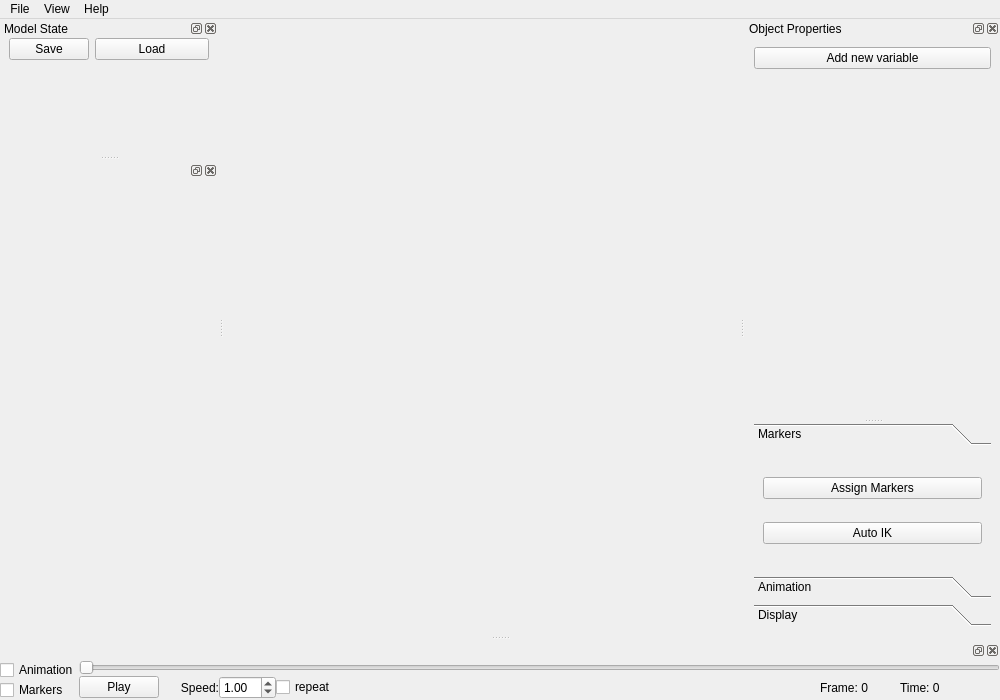
<?xml version="1.0" encoding="UTF-8"?>
<ui version="4.0">
 <class>PuppeteerMainWindow</class>
 <widget class="QMainWindow" name="PuppeteerMainWindow">
  <property name="geometry">
   <rect>
    <x>0</x>
    <y>0</y>
    <width>1000</width>
    <height>700</height>
   </rect>
  </property>
  <property name="windowTitle">
   <string>Puppeteer</string>
  </property>
  <property name="statusTip">
   <string/>
  </property>
  <widget class="QWidget" name="centralwidget">
   <layout class="QVBoxLayout" name="verticalLayout_2" stretch="0">
    <property name="leftMargin">
     <number>0</number>
    </property>
    <property name="topMargin">
     <number>0</number>
    </property>
    <property name="rightMargin">
     <number>0</number>
    </property>
    <property name="bottomMargin">
     <number>0</number>
    </property>
    <item>
     <widget class="GLWidget" name="glWidget" native="true">
      <property name="enabled">
       <bool>true</bool>
      </property>
      <property name="minimumSize">
       <size>
        <width>300</width>
        <height>300</height>
       </size>
      </property>
      <property name="baseSize">
       <size>
        <width>0</width>
        <height>0</height>
       </size>
      </property>
     </widget>
    </item>
   </layout>
  </widget>
  <widget class="QMenuBar" name="menubar">
   <property name="geometry">
    <rect>
     <x>0</x>
     <y>0</y>
     <width>1000</width>
     <height>20</height>
    </rect>
   </property>
   <widget class="QMenu" name="menuFile">
    <property name="title">
     <string>File</string>
    </property>
    <addaction name="actionLoadModel"/>
    <addaction name="actionLoadMotionCaptureData"/>
    <addaction name="actionSaveModel"/>
    <addaction name="actionSaveModelAs"/>
    <addaction name="actionExportAnimationAsCSV"/>
    <addaction name="separator"/>
    <addaction name="actionQuit"/>
   </widget>
   <widget class="QMenu" name="menuControl_Panels">
    <property name="title">
     <string>View</string>
    </property>
    <addaction name="actionFrontView"/>
    <addaction name="actionSideView"/>
    <addaction name="actionTopView"/>
    <addaction name="actionToggleOrthographic"/>
    <addaction name="separator"/>
    <addaction name="actionToggleRenderSettings"/>
    <addaction name="actionToggleCameraControls"/>
    <addaction name="separator"/>
    <addaction name="actionToggleModelStateEditor"/>
    <addaction name="actionTogglePropertiesEditor"/>
    <addaction name="actionTrajectoryChart"/>
   </widget>
   <widget class="QMenu" name="menuHelp">
    <property name="title">
     <string>Help</string>
    </property>
    <addaction name="actionAbout"/>
   </widget>
   <addaction name="menuFile"/>
   <addaction name="menuControl_Panels"/>
   <addaction name="menuHelp"/>
  </widget>
  <widget class="QDockWidget" name="dockPropertiesEditor">
   <property name="sizePolicy">
    <sizepolicy hsizetype="Ignored" vsizetype="Ignored">
     <horstretch>0</horstretch>
     <verstretch>0</verstretch>
    </sizepolicy>
   </property>
   <property name="minimumSize">
    <size>
     <width>255</width>
     <height>444</height>
    </size>
   </property>
   <property name="maximumSize">
    <size>
     <width>524287</width>
     <height>524287</height>
    </size>
   </property>
   <property name="layoutDirection">
    <enum>Qt::LeftToRight</enum>
   </property>
   <property name="windowTitle">
    <string>Object Properties</string>
   </property>
   <attribute name="dockWidgetArea">
    <number>2</number>
   </attribute>
   <widget class="QWidget" name="dockWidgetContents_5">
    <property name="sizePolicy">
     <sizepolicy hsizetype="Preferred" vsizetype="Preferred">
      <horstretch>0</horstretch>
      <verstretch>0</verstretch>
     </sizepolicy>
    </property>
    <layout class="QGridLayout" name="gridLayout">
     <item row="0" column="0">
      <widget class="QSplitter" name="splitter">
       <property name="orientation">
        <enum>Qt::Vertical</enum>
       </property>
       <widget class="QWidget" name="verticalLayoutWidget">
        <layout class="QVBoxLayout" name="verticalLayout_3" stretch="0,100">
         <item>
          <widget class="QPushButton" name="addNewVariableButton">
           <property name="text">
            <string>Add new variable</string>
           </property>
          </widget>
         </item>
         <item>
          <widget class="QtTreePropertyBrowser" name="propertiesBrowser" native="true">
           <property name="enabled">
            <bool>true</bool>
           </property>
           <property name="sizePolicy">
            <sizepolicy hsizetype="Minimum" vsizetype="Ignored">
             <horstretch>0</horstretch>
             <verstretch>0</verstretch>
            </sizepolicy>
           </property>
           <property name="minimumSize">
            <size>
             <width>150</width>
             <height>250</height>
            </size>
           </property>
           <property name="maximumSize">
            <size>
             <width>16777215</width>
             <height>16777215</height>
            </size>
           </property>
           <property name="autoFillBackground">
            <bool>false</bool>
           </property>
          </widget>
         </item>
        </layout>
       </widget>
       <widget class="QWidget" name="verticalLayoutWidget_3">
        <layout class="QVBoxLayout" name="verticalLayout_5" stretch="100,0">
         <item>
          <widget class="QToolBox" name="toolBox">
           <property name="sizePolicy">
            <sizepolicy hsizetype="Preferred" vsizetype="Preferred">
             <horstretch>0</horstretch>
             <verstretch>100</verstretch>
            </sizepolicy>
           </property>
           <property name="minimumSize">
            <size>
             <width>0</width>
             <height>100</height>
            </size>
           </property>
           <property name="baseSize">
            <size>
             <width>0</width>
             <height>230</height>
            </size>
           </property>
           <property name="autoFillBackground">
            <bool>true</bool>
           </property>
           <property name="currentIndex">
            <number>0</number>
           </property>
           <widget class="QWidget" name="page_3">
            <property name="geometry">
             <rect>
              <x>0</x>
              <y>0</y>
              <width>235</width>
              <height>128</height>
             </rect>
            </property>
            <attribute name="label">
             <string>Markers</string>
            </attribute>
            <layout class="QGridLayout" name="gridLayout_4">
             <item row="0" column="1">
              <widget class="QPushButton" name="assignMarkersButton">
               <property name="text">
                <string>Assign Markers</string>
               </property>
              </widget>
             </item>
             <item row="1" column="1">
              <widget class="QPushButton" name="autoIKButton">
               <property name="text">
                <string>Auto IK</string>
               </property>
               <property name="checkable">
                <bool>true</bool>
               </property>
               <property name="checked">
                <bool>false</bool>
               </property>
              </widget>
             </item>
            </layout>
           </widget>
           <widget class="QWidget" name="page_4">
            <property name="geometry">
             <rect>
              <x>0</x>
              <y>0</y>
              <width>235</width>
              <height>128</height>
             </rect>
            </property>
            <attribute name="label">
             <string>Animation</string>
            </attribute>
            <layout class="QGridLayout" name="gridLayout_3">
             <item row="2" column="0">
              <widget class="QPushButton" name="loadAnimationButton">
               <property name="text">
                <string>Load</string>
               </property>
              </widget>
             </item>
             <item row="1" column="0" colspan="2">
              <widget class="QPushButton" name="fitAnimationButton">
               <property name="text">
                <string>Fit Animation</string>
               </property>
              </widget>
             </item>
             <item row="2" column="1">
              <widget class="QPushButton" name="saveAnimationButton">
               <property name="text">
                <string>Save</string>
               </property>
              </widget>
             </item>
            </layout>
           </widget>
           <widget class="QWidget" name="page">
            <property name="geometry">
             <rect>
              <x>0</x>
              <y>0</y>
              <width>221</width>
              <height>153</height>
             </rect>
            </property>
            <attribute name="label">
             <string>Display</string>
            </attribute>
            <layout class="QGridLayout" name="gridLayout_5">
             <item row="4" column="0">
              <widget class="QCheckBox" name="drawModelMarkersCheckBox">
               <property name="text">
                <string>Model Markers</string>
               </property>
              </widget>
             </item>
             <item row="8" column="0">
              <spacer name="verticalSpacer">
               <property name="orientation">
                <enum>Qt::Vertical</enum>
               </property>
               <property name="sizeHint" stdset="0">
                <size>
                 <width>20</width>
                 <height>40</height>
                </size>
               </property>
              </spacer>
             </item>
             <item row="1" column="0">
              <widget class="QCheckBox" name="drawBodySegmentsCheckBox">
               <property name="text">
                <string>Body Segments</string>
               </property>
               <property name="checked">
                <bool>true</bool>
               </property>
              </widget>
             </item>
             <item row="2" column="0">
              <widget class="QCheckBox" name="drawJointsCheckBox">
               <property name="text">
                <string>Joints</string>
               </property>
               <property name="checked">
                <bool>true</bool>
               </property>
              </widget>
             </item>
             <item row="0" column="0">
              <widget class="QCheckBox" name="drawMocapMarkersCheckBox">
               <property name="text">
                <string>Mocap Markers</string>
               </property>
               <property name="checked">
                <bool>true</bool>
               </property>
              </widget>
             </item>
             <item row="3" column="0">
              <widget class="QCheckBox" name="drawPointsCheckBox">
               <property name="text">
                <string>Points</string>
               </property>
               <property name="checked">
                <bool>true</bool>
               </property>
              </widget>
             </item>
            </layout>
           </widget>
          </widget>
         </item>
         <item>
          <spacer name="verticalSpacer_3">
           <property name="orientation">
            <enum>Qt::Vertical</enum>
           </property>
           <property name="sizeHint" stdset="0">
            <size>
             <width>20</width>
             <height>0</height>
            </size>
           </property>
          </spacer>
         </item>
        </layout>
       </widget>
      </widget>
     </item>
    </layout>
   </widget>
  </widget>
  <widget class="QDockWidget" name="dockWidgetSlider">
   <attribute name="dockWidgetArea">
    <number>8</number>
   </attribute>
   <widget class="QWidget" name="dockWidgetContents_2">
    <layout class="QVBoxLayout" name="verticalLayout_7">
     <property name="spacing">
      <number>0</number>
     </property>
     <property name="leftMargin">
      <number>0</number>
     </property>
     <property name="topMargin">
      <number>0</number>
     </property>
     <property name="rightMargin">
      <number>0</number>
     </property>
     <property name="bottomMargin">
      <number>0</number>
     </property>
     <item>
      <layout class="QHBoxLayout" name="horizontalLayout_2">
       <property name="spacing">
        <number>0</number>
       </property>
       <property name="sizeConstraint">
        <enum>QLayout::SetNoConstraint</enum>
       </property>
       <item>
        <layout class="QVBoxLayout" name="verticalLayout">
         <property name="spacing">
          <number>0</number>
         </property>
         <item>
          <widget class="QCheckBox" name="slideAnimationCheckBox">
           <property name="text">
            <string>Animation</string>
           </property>
           <property name="checked">
            <bool>false</bool>
           </property>
          </widget>
         </item>
         <item>
          <widget class="QCheckBox" name="slideMarkersCheckBox">
           <property name="text">
            <string>Markers</string>
           </property>
           <property name="checked">
            <bool>false</bool>
           </property>
          </widget>
         </item>
        </layout>
       </item>
       <item>
        <layout class="QGridLayout" name="gridLayout_2">
         <item row="0" column="0">
          <widget class="QSlider" name="captureFrameSlider">
           <property name="orientation">
            <enum>Qt::Horizontal</enum>
           </property>
          </widget>
         </item>
         <item row="1" column="0">
          <layout class="QHBoxLayout" name="horizontalLayout_4">
           <item>
            <widget class="QPushButton" name="toolButtonPlay">
             <property name="sizePolicy">
              <sizepolicy hsizetype="Minimum" vsizetype="Fixed">
               <horstretch>0</horstretch>
               <verstretch>0</verstretch>
              </sizepolicy>
             </property>
             <property name="text">
              <string>Play</string>
             </property>
             <property name="checkable">
              <bool>true</bool>
             </property>
             <property name="checked">
              <bool>false</bool>
             </property>
            </widget>
           </item>
           <item>
            <widget class="QLabel" name="label">
             <property name="minimumSize">
              <size>
               <width>60</width>
               <height>0</height>
              </size>
             </property>
             <property name="text">
              <string>Speed:</string>
             </property>
             <property name="alignment">
              <set>Qt::AlignRight|Qt::AlignTrailing|Qt::AlignVCenter</set>
             </property>
            </widget>
           </item>
           <item>
            <widget class="QDoubleSpinBox" name="playbackSpeedSpinBox">
             <property name="singleStep">
              <double>0.100000000000000</double>
             </property>
             <property name="value">
              <double>1.000000000000000</double>
             </property>
            </widget>
           </item>
           <item>
            <widget class="QCheckBox" name="repeatCheckBox">
             <property name="minimumSize">
              <size>
               <width>80</width>
               <height>0</height>
              </size>
             </property>
             <property name="text">
              <string>repeat</string>
             </property>
            </widget>
           </item>
           <item>
            <spacer name="horizontalSpacer">
             <property name="orientation">
              <enum>Qt::Horizontal</enum>
             </property>
             <property name="sizeHint" stdset="0">
              <size>
               <width>40</width>
               <height>20</height>
              </size>
             </property>
            </spacer>
           </item>
           <item>
            <widget class="QLabel" name="frameLabel">
             <property name="minimumSize">
              <size>
               <width>80</width>
               <height>0</height>
              </size>
             </property>
             <property name="text">
              <string>Frame: 0</string>
             </property>
            </widget>
           </item>
           <item>
            <widget class="QLabel" name="timeLabel">
             <property name="minimumSize">
              <size>
               <width>100</width>
               <height>0</height>
              </size>
             </property>
             <property name="text">
              <string>Time: 0</string>
             </property>
            </widget>
           </item>
          </layout>
         </item>
        </layout>
       </item>
      </layout>
     </item>
    </layout>
   </widget>
  </widget>
  <widget class="QDockWidget" name="dockModelStateEditor">
   <property name="sizePolicy">
    <sizepolicy hsizetype="MinimumExpanding" vsizetype="MinimumExpanding">
     <horstretch>0</horstretch>
     <verstretch>0</verstretch>
    </sizepolicy>
   </property>
   <property name="minimumSize">
    <size>
     <width>196</width>
     <height>70</height>
    </size>
   </property>
   <property name="windowTitle">
    <string>Model State</string>
   </property>
   <attribute name="dockWidgetArea">
    <number>1</number>
   </attribute>
   <widget class="QWidget" name="dockWidgetContents_3">
    <layout class="QVBoxLayout" name="verticalLayout_8" stretch="0,100">
     <property name="leftMargin">
      <number>9</number>
     </property>
     <property name="topMargin">
      <number>0</number>
     </property>
     <property name="rightMargin">
      <number>9</number>
     </property>
     <property name="bottomMargin">
      <number>0</number>
     </property>
     <item>
      <layout class="QHBoxLayout" name="horizontalLayout" stretch="0,100">
       <property name="spacing">
        <number>6</number>
       </property>
       <property name="sizeConstraint">
        <enum>QLayout::SetMinimumSize</enum>
       </property>
       <item>
        <widget class="QPushButton" name="saveModelStateButton">
         <property name="text">
          <string>Save</string>
         </property>
        </widget>
       </item>
       <item>
        <widget class="QPushButton" name="loadModelStateButton">
         <property name="text">
          <string>Load</string>
         </property>
        </widget>
       </item>
      </layout>
     </item>
     <item>
      <widget class="QtTreePropertyBrowser" name="modelStateEditor" native="true">
       <property name="enabled">
        <bool>true</bool>
       </property>
      </widget>
     </item>
    </layout>
   </widget>
  </widget>
  <widget class="QDockWidget" name="dockDataChart">
   <property name="sizePolicy">
    <sizepolicy hsizetype="MinimumExpanding" vsizetype="MinimumExpanding">
     <horstretch>0</horstretch>
     <verstretch>0</verstretch>
    </sizepolicy>
   </property>
   <property name="minimumSize">
    <size>
     <width>218</width>
     <height>243</height>
    </size>
   </property>
   <attribute name="dockWidgetArea">
    <number>1</number>
   </attribute>
   <widget class="QWidget" name="chartLayout">
    <layout class="QVBoxLayout" name="verticalLayout_6">
     <item>
      <widget class="QVTKWidget" name="vtkChartContainer">
       <property name="minimumSize">
        <size>
         <width>200</width>
         <height>200</height>
        </size>
       </property>
      </widget>
     </item>
    </layout>
   </widget>
  </widget>
  <action name="actionQuit">
   <property name="text">
    <string>Quit</string>
   </property>
   <property name="shortcut">
    <string>Q</string>
   </property>
  </action>
  <action name="actionToggleRenderSettings">
   <property name="checkable">
    <bool>true</bool>
   </property>
   <property name="checked">
    <bool>false</bool>
   </property>
   <property name="enabled">
    <bool>true</bool>
   </property>
   <property name="text">
    <string>Render Settings</string>
   </property>
   <property name="shortcut">
    <string>V</string>
   </property>
  </action>
  <action name="actionTogglePlayerControls">
   <property name="checkable">
    <bool>true</bool>
   </property>
   <property name="text">
    <string>Player Controls</string>
   </property>
   <property name="shortcut">
    <string>P</string>
   </property>
  </action>
  <action name="actionReloadFiles">
   <property name="text">
    <string>Reload Files</string>
   </property>
   <property name="shortcut">
    <string>F5</string>
   </property>
  </action>
  <action name="actionFrontView">
   <property name="text">
    <string>Front View</string>
   </property>
   <property name="shortcut">
    <string>1</string>
   </property>
  </action>
  <action name="actionSideView">
   <property name="text">
    <string>Side View</string>
   </property>
   <property name="shortcut">
    <string>2</string>
   </property>
  </action>
  <action name="actionTopView">
   <property name="text">
    <string>Top View</string>
   </property>
   <property name="shortcut">
    <string>3</string>
   </property>
  </action>
  <action name="actionOrthographic">
   <property name="text">
    <string>Orthographic</string>
   </property>
  </action>
  <action name="actionPerspective">
   <property name="text">
    <string>Perspective</string>
   </property>
  </action>
  <action name="actionToggleOrthographic">
   <property name="checkable">
    <bool>true</bool>
   </property>
   <property name="checked">
    <bool>false</bool>
   </property>
   <property name="text">
    <string>Orthographic</string>
   </property>
   <property name="shortcut">
    <string>5</string>
   </property>
  </action>
  <action name="actionToggleCameraControls">
   <property name="checkable">
    <bool>true</bool>
   </property>
   <property name="text">
    <string>Camera Controls</string>
   </property>
   <property name="shortcut">
    <string>C</string>
   </property>
  </action>
  <action name="actionToggleModelStateEditor">
   <property name="checkable">
    <bool>true</bool>
   </property>
   <property name="checked">
    <bool>false</bool>
   </property>
   <property name="text">
    <string>Model State Editor</string>
   </property>
   <property name="shortcut">
    <string>S</string>
   </property>
  </action>
  <action name="actionTogglePropertiesEditor">
   <property name="checkable">
    <bool>true</bool>
   </property>
   <property name="checked">
    <bool>true</bool>
   </property>
   <property name="text">
    <string>Properties Editor</string>
   </property>
   <property name="shortcut">
    <string>P</string>
   </property>
  </action>
  <action name="actionTrajectoryChart">
   <property name="checkable">
    <bool>true</bool>
   </property>
   <property name="text">
    <string>Plot of Trajectories</string>
   </property>
   <property name="shortcut">
    <string>T</string>
   </property>
  </action>
  <action name="actionLoadModel">
   <property name="text">
    <string>Load Model...</string>
   </property>
  </action>
  <action name="actionLoadMotionCaptureData">
   <property name="text">
    <string>Load Motion Capture Data...</string>
   </property>
  </action>
  <action name="actionSaveModel">
   <property name="text">
    <string>Save Model</string>
   </property>
   <property name="shortcut">
    <string>S</string>
   </property>
  </action>
  <action name="actionSaveModelAs">
   <property name="text">
    <string>Save Model As ...</string>
   </property>
  </action>
  <action name="actionAbout">
   <property name="text">
    <string>About</string>
   </property>
  </action>
  <action name="actionExportAnimationAsCSV">
   <property name="text">
    <string>Export Animation as CSV...</string>
   </property>
  </action>
  <zorder>dockPropertiesEditor</zorder>
  <zorder>dockWidgetSlider</zorder>
  <zorder>dockModelStateEditor</zorder>
  <zorder>dockDataChart</zorder>
 </widget>
 <customwidgets>
  <customwidget>
   <class>QVTKWidget</class>
   <extends>QWidget</extends>
   <header>QVTKWidget.h</header>
  </customwidget>
  <customwidget>
   <class>GLWidget</class>
   <extends>QWidget</extends>
   <header location="global">GLWidget.h</header>
   <container>1</container>
  </customwidget>
  <customwidget>
   <class>QtTreePropertyBrowser</class>
   <extends>QWidget</extends>
   <header location="global">QtTreePropertyBrowser</header>
   <container>1</container>
  </customwidget>
 </customwidgets>
 <resources/>
 <connections>
  <connection>
   <sender>actionToggleModelStateEditor</sender>
   <signal>toggled(bool)</signal>
   <receiver>dockModelStateEditor</receiver>
   <slot>setVisible(bool)</slot>
   <hints>
    <hint type="sourcelabel">
     <x>-1</x>
     <y>-1</y>
    </hint>
    <hint type="destinationlabel">
     <x>100</x>
     <y>361</y>
    </hint>
   </hints>
  </connection>
  <connection>
   <sender>actionTogglePropertiesEditor</sender>
   <signal>toggled(bool)</signal>
   <receiver>dockPropertiesEditor</receiver>
   <slot>setVisible(bool)</slot>
   <hints>
    <hint type="sourcelabel">
     <x>-1</x>
     <y>-1</y>
    </hint>
    <hint type="destinationlabel">
     <x>772</x>
     <y>361</y>
    </hint>
   </hints>
  </connection>
  <connection>
   <sender>actionTrajectoryChart</sender>
   <signal>toggled(bool)</signal>
   <receiver>dockDataChart</receiver>
   <slot>setVisible(bool)</slot>
   <hints>
    <hint type="sourcelabel">
     <x>-1</x>
     <y>-1</y>
    </hint>
    <hint type="destinationlabel">
     <x>108</x>
     <y>445</y>
    </hint>
   </hints>
  </connection>
 </connections>
</ui>
